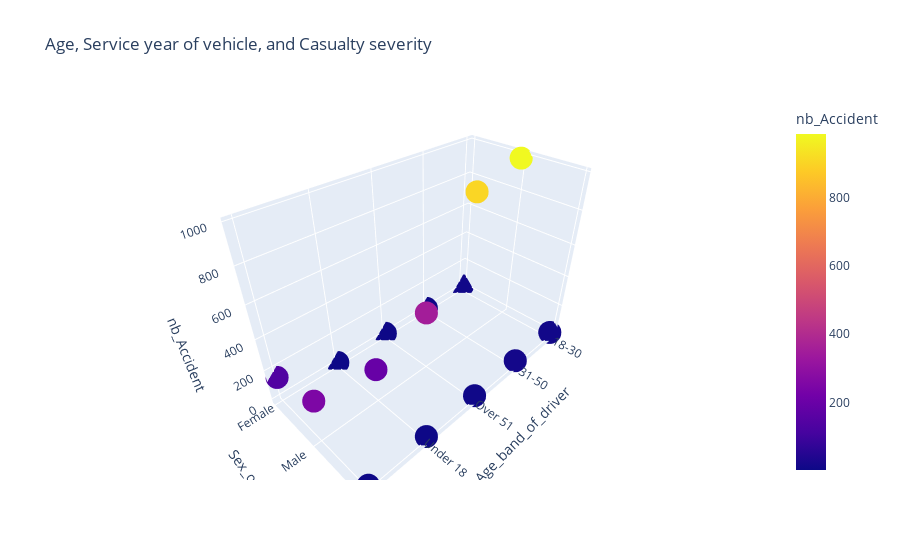

Write notebook code for a chart like this one.
### Code cell
fig4 = px.scatter_3d(df2, x='Age_band_of_driver', y='Sex_of_driver', z='nb_Accident',
                    title='Age, Service year of vehicle, and Casualty severity',color='nb_Accident')

fig4.show()

### Figure 1 — Plotly figure (JSON) as saved in the notebook; plotly's stock layout.template omitted (floating-point values rounded to 4 significant figures)
{"data": [{"hovertemplate": "Age_band_of_driver=%{x}<br>Sex_of_driver=%{y}<br>nb_Accident=%{marker.color}<extra></extra>", "legendgroup": "", "marker": {"color": [9, 3, 4, 2, 140, 987, 906, 352, 194, 249, 11, 16, 8, 4, 4], "coloraxis": "coloraxis", "symbol": "circle"}, "mode": "markers", "name": "", "scene": "scene", "showlegend": false, "type": "scatter3d", "x": ["18-30", "31-50", "Over 51", "Under 18", "Unknown", "18-30", "31-50", "Over 51", "Under 18", "Unknown", "18-30", "31-50", "Over 51", "Under 18", "Unknown"], "y": ["Female", "Female", "Female", "Female", "Female", "Male", "Male", "Male", "Male", "Male", "Unknown", "Unknown", "Unknown", "Unknown", "Unknown"], "z": [9, 3, 4, 2, 140, 987, 906, 352, 194, 249, 11, 16, 8, 4, 4]}], "layout": {"coloraxis": {"colorbar": {"title": {"text": "nb_Accident"}}, "colorscale": [[0, "#0d0887"], [0.1111, "#46039f"], [0.2222, "#7201a8"], [0.3333, "#9c179e"], [0.4444, "#bd3786"], [0.5556, "#d8576b"], [0.6667, "#ed7953"], [0.7778, "#fb9f3a"], [0.8889, "#fdca26"], [1, "#f0f921"]]}, "legend": {"tracegroupgap": 0}, "scene": {"domain": {"x": [0, 1], "y": [0, 1]}, "xaxis": {"title": {"text": "Age_band_of_driver"}}, "yaxis": {"title": {"text": "Sex_of_driver"}}, "zaxis": {"title": {"text": "nb_Accident"}}}, "title": {"text": "Age, Service year of vehicle, and Casualty severity"}}}
